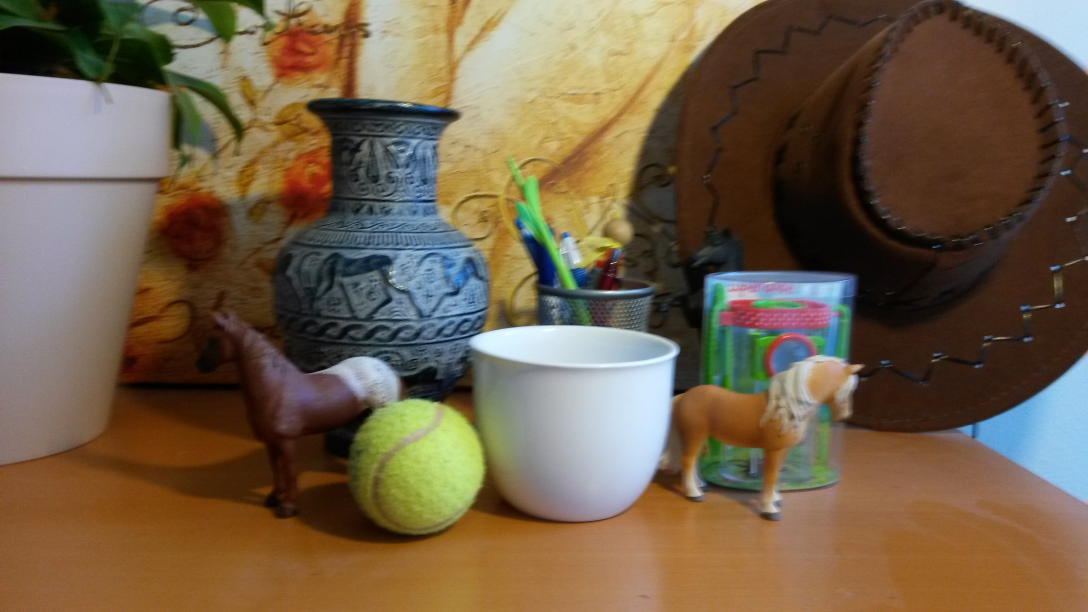
%> input picture Ex04/Source Code/test_pot1.jpg, 3264 x 1836 px (shown at 1/3 size)
$ octave ex2.m   (GNU Octave 9; MATLAB toolbox functions it lacks are replaced by stand-ins)
%> lines starting %> are read from the running program, lines starting %| are printed output that depends on the picture
im_test1 = imread('test_pot1.jpg');
im_test2 = imread('test_pot2.jpg');
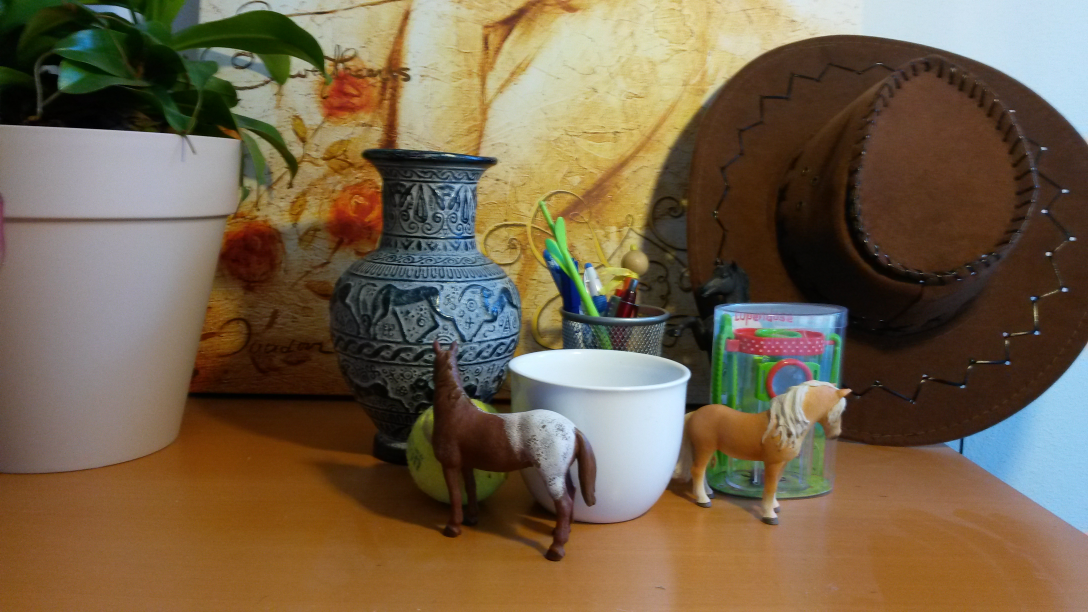
%> input picture Ex04/Source Code/test_pot2.jpg, 3264 x 1836 px (shown at 1/3 size)
im_pot = imread('pot.jpg');
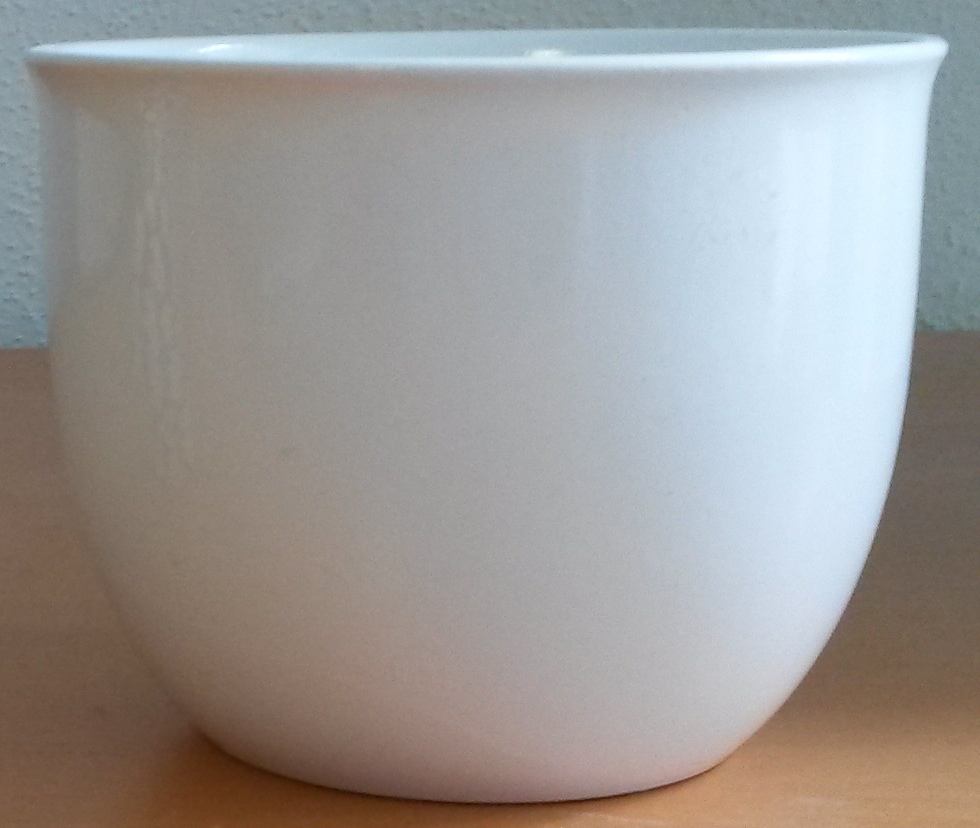
%> input picture Ex04/Source Code/pot.jpg, 980 x 828 px
%> im_pot is the input picture: size 828x980x3 uint8; mean R, G, B 156.3, 153.4, 151

%> (the run ends here)
